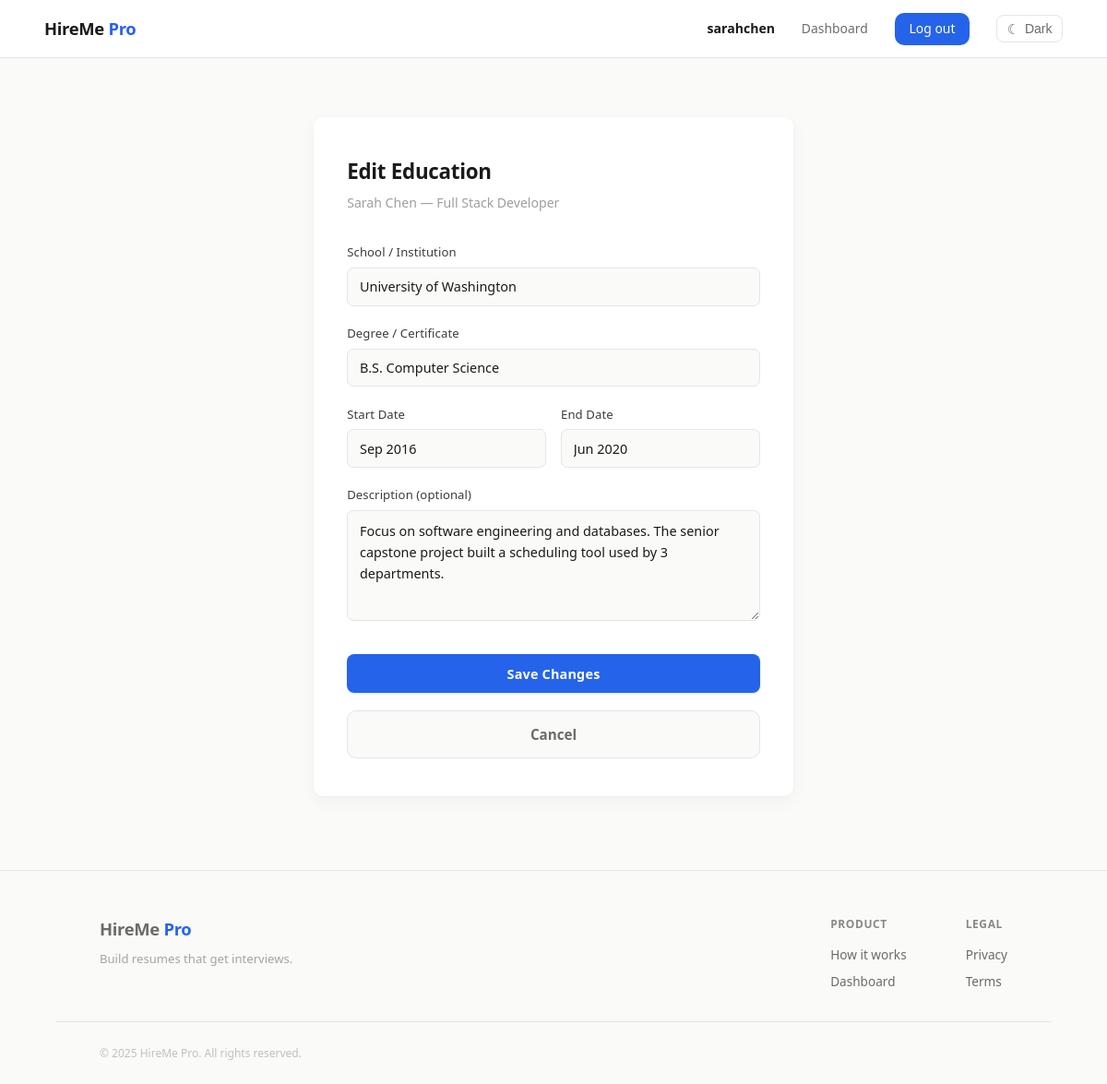
Page /education/1/edit (signed in) on the committed database.
### app/models.py (models this page shows, shortened)
class User(UserMixin, db.Model):
    __tablename__ = "users"
    id = db.Column(db.Integer, primary_key=True)
    username = db.Column(db.String(80), unique=True, nullable=False)
    email = db.Column(db.String(120), unique=True, nullable=False, index=True)
    password_hash = db.Column(db.String(256), nullable=False)
    created_at = db.Column(db.DateTime, default=datetime.utcnow)
    resumes = db.relationship(
        "Resume", backref="owner", lazy=True, cascade="all, delete-orphan"
    )

class Resume(db.Model):
    __tablename__ = "resumes"
    id = db.Column(db.Integer, primary_key=True)
    user_id = db.Column(db.Integer, db.ForeignKey("users.id"), nullable=False)
    title = db.Column(db.String(150), nullable=False, default="Untitled Resume")
    summary = db.Column(db.Text, default="")
    created_at = db.Column(db.DateTime, default=datetime.utcnow)
    updated_at = db.Column(db.DateTime, default=datetime.utcnow, onupdate=datetime.utcnow)
    educations = db.relationship(
        "Education", backref="resume", lazy=True, cascade="all, delete-orphan"
    )
    experiences = db.relationship(
        "Experience", backref="resume", lazy=True, cascade="all, delete-orphan"
    )
    skills = db.relationship(
        "Skill", backref="resume", lazy=True, cascade="all, delete-orphan"
    )

class Education(db.Model):
    __tablename__ = "educations"
    id = db.Column(db.Integer, primary_key=True)
    resume_id = db.Column(db.Integer, db.ForeignKey("resumes.id"), nullable=False)
    school = db.Column(db.String(200), nullable=False)
    degree = db.Column(db.String(200), default="")
    start_date = db.Column(db.String(50), default="")
    end_date = db.Column(db.String(50), default="")
    description = db.Column(db.Text, default="")

### app/routes.py (the view, shortened to what this page needs)
@main.route("/education/<int:id>/edit", methods=["GET", "POST"])
@login_required
def edit_education(id):
    entry = db.session.get(Education, id)
    if entry is None:
        abort(404)
    resume = get_user_resume(entry.resume_id)
    return render_template("education_form.html", resume=resume, entry=entry)

### app/models.py (called while the page is built)
@login_manager.user_loader
def load_user(user_id):
    return User.query.get(int(user_id))

### app/routes.py (called while the page is built)
def get_user_resume(resume_id):
    resume = db.session.get(Resume, resume_id)
    if resume is None:
        abort(404)
    if resume.user_id != current_user.id:
        abort(403)
    return resume

### app/templates/education_form.html (shortened to what this page needs)
{% extends "base.html" %}
{% block content %}
<section class="auth-section">
    <div class="auth-card resume-form-card">
        {% if entry %}
            <h2>Edit Education</h2>
        {% else %}
            <h2>Add Education</h2>
        {% endif %}
        <p class="auth-subtitle">{{ resume.title }}</p>
        <form method="POST" action="{% if entry %}{{ url_for('main.edit_education', id=entry.id) }}{% else %}{{ url_for('main.add_education', resume_id=resume.id) }}{% endif %}">
            <div class="form-group">
                <label for="school">School / Institution</label>
                <input type="text" id="school" name="school" required
                       placeholder="e.g. University of California"
                       value="{{ entry.school if entry else '' }}">
            </div>
            <div class="form-group">
                <label for="degree">Degree / Certificate</label>
                <input type="text" id="degree" name="degree"
                       placeholder="e.g. B.S. Computer Science"
                       value="{{ entry.degree if entry else '' }}">
            </div>
            <div class="form-row">
                <div class="form-group">
                    <label for="start_date">Start Date</label>
                    <input type="text" id="start_date" name="start_date"
                           placeholder="e.g. Sep 2018"
                           value="{{ entry.start_date if entry else '' }}">
                </div>
                <div class="form-group">
                    <label for="end_date">End Date</label>
                    <input type="text" id="end_date" name="end_date"
                           placeholder="e.g. Jun 2022 or Present"
                           value="{{ entry.end_date if entry else '' }}">
                </div>
            </div>
            <div class="form-group">
                <label for="description">Description (optional)</label>
                <textarea id="description" name="description" rows="4"
                          placeholder="Relevant coursework, honors, activities...">{{ entry.description if entry else '' }}</textarea>
            </div>
            <div class="form-actions">
                <button type="submit" class="btn-primary btn-full">
                    {% if entry %}Save Changes{% else %}Add Education{% endif %}
                </button>
                <a href="{{ url_for('main.resume_detail', id=resume.id) }}" class="btn-secondary btn-full">Cancel</a>
            </div>
        </form>
    </div>
</section>
{% endblock %}

### app/templates/base.html (shortened to what this page needs)
<!DOCTYPE html>
<html lang="en">
<head>
    <link rel="stylesheet" href="{{ url_for('static', filename='css/main.css') }}">
</head>
<body>
    <nav class="navbar">
        <a href="{{ url_for('main.home') }}" class="logo">HireMe <span>Pro</span></a>
        <div class="nav-links">
            {% if current_user.is_authenticated %}
                <span class="nav-user">{{ current_user.username }}</span>
                <a href="{{ url_for('main.dashboard') }}">Dashboard</a>
                <a href="{{ url_for('main.logout') }}" class="btn-nav">Log out</a>
            {% else %}
                <a href="{{ url_for('main.login') }}">Log in</a>
                <a href="{{ url_for('main.register') }}" class="btn-nav">Sign up</a>
            {% endif %}
            <button id="theme-toggle" class="theme-toggle" type="button" aria-label="Toggle theme">
                <span class="toggle-icon">&#9790;</span>
                <span class="toggle-label">Dark</span>
            </button>
        </div>
    </nav>
    <main class="container">
        {% block content %}{% endblock %}
    </main>
    <footer class="site-footer">
        <div class="footer-inner">
            <div class="footer-brand">
                <a href="{{ url_for('main.home') }}" class="logo">HireMe <span>Pro</span></a>
                <p>Build resumes that get interviews.</p>
            </div>
            <div class="footer-links">
                <div class="footer-col">
                    <h4>Product</h4>
                    <a href="{{ url_for('main.home') }}#how-it-works">How it works</a>
                    {% if current_user.is_authenticated %}
                        <a href="{{ url_for('main.dashboard') }}">Dashboard</a>
                    {% else %}
                        <a href="{{ url_for('main.register') }}">Sign up</a>
                        <a href="{{ url_for('main.login') }}">Log in</a>
                    {% endif %}
                </div>
                <div class="footer-col">
                    <h4>Legal</h4>
                    <a href="#">Privacy</a>
                    <a href="#">Terms</a>
                </div>
            </div>
        </div>
        <div class="footer-bottom">
            <p>&copy; 2025 HireMe Pro. All rights reserved.</p>
        </div>
    </footer>
</body>
</html>

### rows in the picture
User: username "sarahchen"
Resume: title "Sarah Chen — Full Stack Developer"
Education: school "University of Washington", degree "B.S. Computer Science", start_date "Sep 2016", end_date "Jun 2020", description "Focus on software engineering and databases. The senior capstone project built a scheduling tool used by 3 departments."
